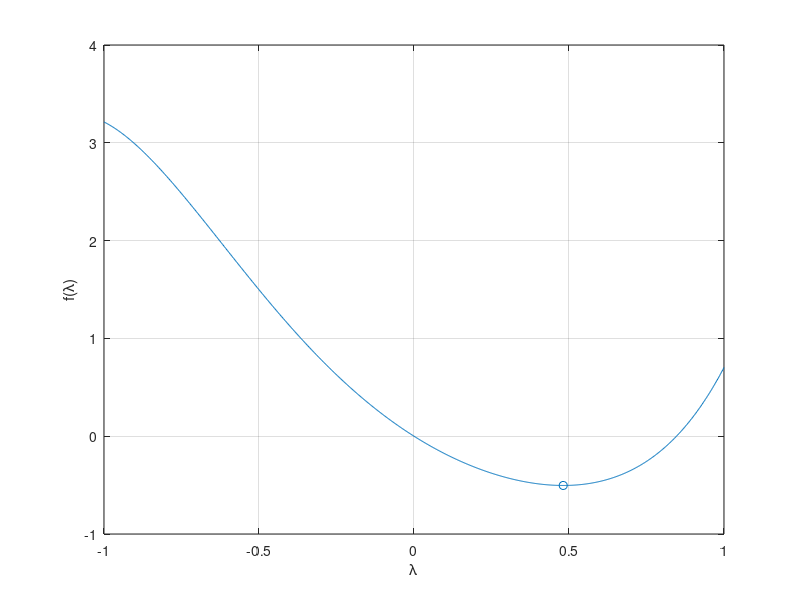

MATLAB code to generate this figure:
clc;clear all
% Define the function
f = @(lambda) lambda.^5 + 3*lambda.^2 - 2*lambda.*exp(0.5*lambda);

a = -1.0;
b = 1.0;
epsilon = 1e-8; 
max_function_calls = 50;
num_evaluations = 0;
num_iterations = 0;

while (b - a) > epsilon
    if num_evaluations >= max_function_calls
        fprintf('Maximum number of function evaluations reached.\n');
        break;
    end

    % Calculate function values at three points
    x1 = a;
    x2 = (a + b) / 2;
    x3 = b;
    f1 = f(x1);
    f2 = f(x2);
    f3 = f(x3);

    % Fit a parabola to the three points
    A = ((f1 - f2) / (x1 - x2) - (f2 - f3) / (x2 - x3)) / (x1 - x3);
    B = (f1 - f2) / (x1 - x2) - A * (x1 + x2);
    C = f1 - A * x1^2 - B * x1;

    % Find the minimum of the parabola
    minimum_x = -B / (2 * A);
    minimum_f = f(minimum_x);
    num_evaluations = num_evaluations + 1;

    % Update the interval [a, b]
    if minimum_x < x2
        if minimum_f < f2
            b = x2;
            x2 = minimum_x;
            f2 = minimum_f;
        else
            a = minimum_x;
        end
    else
        if minimum_f < f2
            a = x2;
            x2 = minimum_x;
            f2 = minimum_f;
        else
            b = minimum_x;
        end
    end
    
    num_iterations = num_iterations + 1;
end

% Plot the function
x = linspace(-1.0, 1.0, 1000);
y = f(x);
plot(x, y);
hold on;
scatter(minimum_x, minimum_f, 'ro');
xlabel('\lambda');
ylabel('f(\lambda)');
grid on;

% The optimal point is (minimum_x, minimum_f)
fprintf('Optimal Point: (%.8f, %.8f)\n', minimum_x, minimum_f);

% Print the number of function evaluations and iterations
fprintf('Number of Function Evaluations: %d\n', num_evaluations);
fprintf('Number of Iterations: %d\n', num_iterations);

% Print a message indicating the condition
if (b - a) <= epsilon
    fprintf('Algorithm stopped because the interval size is less than or equal to epsilon.\n');
else
    fprintf('Algorithm stopped after reaching the maximum number of call function.\n');
end
